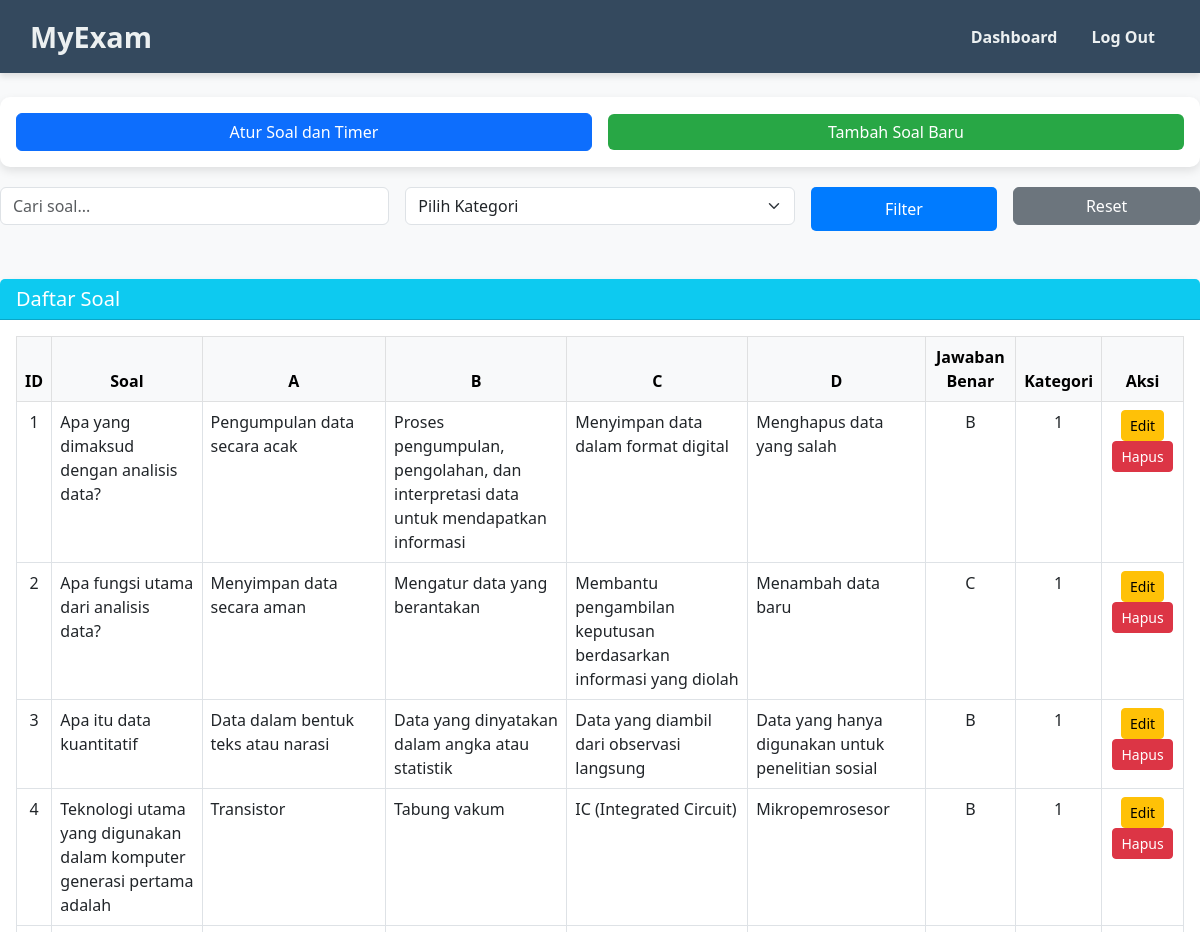
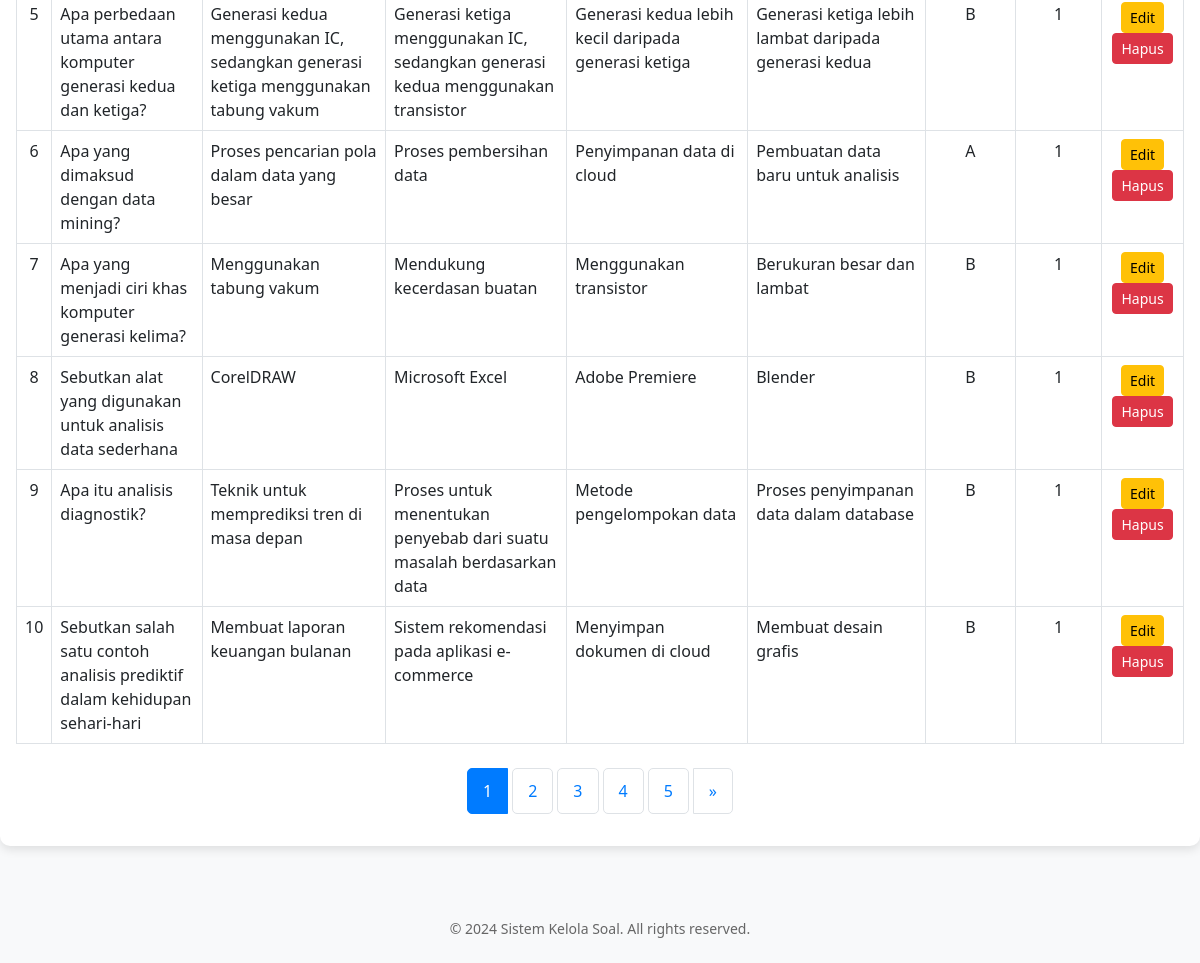
Page /admin/kelola_soal2.php (signed in) on the committed database (2 pictures, top to bottom).
### tables this page shows
CREATE TABLE `questions` (
  `id` int(11) NOT NULL,
  `question` text NOT NULL,
  `option_a` varchar(255) NOT NULL,
  `option_b` varchar(255) NOT NULL,
  `option_c` varchar(255) NOT NULL,
  `option_d` varchar(255) NOT NULL,
  `correct_option` char(1) NOT NULL,
  `kategori` char(2) NOT NULL
);

### admin/kelola_soal2.php (the view, shortened to what this page needs)
<?php
include('../db.php');
$search = isset($_GET['search']) ? $_GET['search'] : '';
$kategori_filter = isset($_GET['kategori']) ? $_GET['kategori'] : '';
$search_param = $search ? "%" . $search . "%" : null;
$count_query = "SELECT COUNT(*) FROM questions WHERE 1";
$count_stmt = $conn->prepare($count_query);
$count_stmt->execute();
$count_result = $count_stmt->get_result();
$row = $count_result->fetch_row();
$total_records = $row[0];
$limit = 10;
$total_pages = ceil($total_records / $limit);
$page = isset($_GET['page']) ? (int)$_GET['page'] : 1;
$page = ($page > $total_pages) ? $total_pages : $page;
$offset = ($page - 1) * $limit;
$query = "SELECT * FROM questions WHERE 1";
$query .= " LIMIT ?, ?";
$stmt = $conn->prepare($query);
if ($search && $kategori_filter) {
    $stmt->bind_param("ssii", $search_param, $kategori_filter, $offset, $limit);
} elseif ($search) {
    $stmt->bind_param("sii", $search_param, $offset, $limit);
} elseif ($kategori_filter) {
    $stmt->bind_param("sii", $kategori_filter, $offset, $limit);
} else {
    $stmt->bind_param("ii", $offset, $limit);
}
$stmt->execute();
$result = $stmt->get_result();
$questions = [];
while ($row = $result->fetch_assoc()) {
    $questions[] = $row;
}
?>
<!DOCTYPE html>
<html lang="id">
<head>
    <link href="https://cdn.jsdelivr.net/npm/bootstrap@5.3.0-alpha3/dist/css/bootstrap.min.css" rel="stylesheet">
</head>
<body>
    <div class="navbar">
        <div class="brand">MyExam</div>
        <div class="menu">
            <a href="index.php">Dashboard</a>
            <a href="../logout.php">Log Out</a>
        </div>
    </div>
    <section id="action-buttons" class="mt-4">
        <div class="card">
            <div class="card-body">
                <div class="row g-3 align-items-center">
                    <div class="col-md-6 d-flex justify-content-start">
                        <button type="button" data-bs-toggle="modal" data-bs-target="#pengaturanModal" class="btn btn-primary w-100 text-white">
                            <i class="bi bi-gear-fill"></i> Atur Soal dan Timer
                        </button>
                    </div>
                    <div class="col-md-6 d-flex justify-content-end">
                        <button type="button" class="btn btn-success w-100" data-bs-toggle="modal" data-bs-target="#addQuestionModal">
                            <i class="bi bi-plus-circle"></i> Tambah Soal Baru
                        </button>
                    </div>
                </div>
            </div>
        </div>
    </section>
 <form method="GET" action="kelola_soal.php">
                    <div class="row g-3">
                        <div class="col-md-4">
                            <input type="text" name="search" class="form-control" value="<?= htmlspecialchars($search ?? '') ?>" placeholder="Cari soal...">
                        </div>
                        <div class="col-md-4">
                            <select name="kategori" class="form-select">
                                <option value="">Pilih Kategori</option>
                            </select>
                        </div>
                        <div class="col-md-2">
                            <button type="submit" class="btn btn-primary w-100">Filter</button>
                        </div>
                        <div class="col-md-2">
                            <a href="kelola_soal.php" class="btn btn-secondary w-100">Reset</a>
                        </div>
                    </div>
                </form>
    <section id="daftar-soal" class="mt-5">
        <div class="card">
            <div class="card-header bg-info text-white">
                <h5 class="mb-0">Daftar Soal</h5>
            </div>
            <div class="card-body">
        <table class="table table-bordered table-hover">
            <thead class="table-light text-center">
                <tr>
                    <th>ID</th>
                    <th>Soal</th>
                    <th>A</th>
                    <th>B</th>
                    <th>C</th>
                    <th>D</th>
                    <th>Jawaban Benar</th>
                    <th>Kategori</th>
                    <th>Aksi</th>
                </tr>
            </thead>
            <tbody>
                <?php if (!empty($questions)): ?>
                    <?php foreach ($questions as $index => $row): ?>
                        <tr>
                            <td class="text-center"><?= $index + 1 ?></td>
                            <td><?= htmlspecialchars($row['question']) ?></td>
                            <td><?= htmlspecialchars($row['option_a']) ?></td>
                            <td><?= htmlspecialchars($row['option_b']) ?></td>
                            <td><?= htmlspecialchars($row['option_c']) ?></td>
                            <td><?= htmlspecialchars($row['option_d']) ?></td>
                            <td class="text-center"><?= strtoupper($row['correct_option']) ?></td>
                            <td class="text-center"><?= htmlspecialchars($row['kategori']) ?></td>
                            <td class="text-center">
                                <a href="edit_soal.php?id=<?= $row['id'] ?>" class="btn btn-warning btn-sm">Edit</a>
                                <a href="#" class="btn btn-danger btn-sm" data-bs-toggle="modal" data-bs-target="#confirmModal" onclick="setDeleteLink('kelola_soal.php?delete=<?= $row['id'] ?>')">Hapus</a>
                            </td>
                        </tr>
                    <?php endforeach; ?>
                <?php else: ?>
                    <tr>
                        <td colspan="9" class="text-center">Tidak ada soal yang ditemukan.</td>
                    </tr>
                <?php endif; ?>
            </tbody>
        </table>
        <nav aria-label="Page navigation" class="mt-4">
            <ul class="pagination justify-content-center">
                <?php for ($i = 1; $i <= $total_pages; $i++): ?>
                    <li class="page-item <?= ($i == $page) ? 'active' : ''; ?>">
                        <a class="page-link" href="kelola_soal.php?page=<?= $i ?>&search=<?= urlencode($search) ?>&kategori=<?= urlencode($kategori_filter) ?>"><?= $i ?></a>
                    </li>
                <?php endfor; ?>
                <?php if ($page < $total_pages): ?>
                    <li class="page-item">
                        <a class="page-link" href="kelola_soal.php?page=<?= $page + 1 ?>&search=<?= urlencode($search) ?>&kategori=<?= urlencode($kategori_filter) ?>" aria-label="Next">
                            <span aria-hidden="true">&raquo;</span>
                        </a>
                    </li>
                <?php endif; ?>
            </ul>
        </nav>
    </section>
    <footer class="mt-5 p-4 bg-light text-center">
        &copy; 2024 Sistem Kelola Soal. All rights reserved.
    </footer>
</body>
</html>

### admin/kelola_soal2.php (style rules this page uses)
body { background-color: #f8f9fa; }
.card-header { font-size: 1.2rem; font-weight: 600; }
.card { border: none; border-radius: 10px; box-shadow: 0 4px 10px rgba(0, 0, 0, 0.1); }
.btn-success { background-color: #28a745; border: none; }
footer { margin-top: 30px; text-align: center; font-size: 14px; color: #666; }
.navbar { display: flex; justify-content: space-between; align-items: center; padding: 15px 30px; background-color: #34495e; color: white; box-shadow: 0 4px 6px rgba(0, 0, 0, 0.1); position: sticky; top: 0; z-index: 1000; }
.navbar .brand { font-size: 1.8rem; font-weight: bold; color: #ecf0f1; }
.navbar .menu a { color: #ecf0f1; text-decoration: none; margin: 0 15px; font-size: 1rem; font-weight: 600; transition: color 0.3s ease; }
.pagination { display: flex; justify-content: center; align-items: center; margin-top: 20px; }
.pagination .page-link { background-color: #fff; color: #007bff; border: 1px solid #dee2e6; padding: 10px 15px; margin: 0 5px; border-radius: 5px; font-size: 1rem; transition: background-color 0.3s, color 0.3s; }
.pagination .page-item.active .page-link { background-color: #007bff; color: white; border-color: #007bff; }
.pagination .page-item:first-child .page-link { border-radius: 5px 0 0 5px; }
.pagination .page-item:last-child .page-link { border-radius: 0 5px 5px 0; }
button[type="submit"] { background-color: #007bff; color: white; font-size: 16px; padding: 10px 20px; border: none; border-radius: 5px; cursor: pointer; transition: background-color 0.3s ease; }
form { margin-top: 20px; }

### rows in the picture
questions: question "Apa yang dimaksud dengan analisis data?", option_a "Pengumpulan data secara acak", option_b "Proses pengumpulan, pengolahan, dan interpretasi data untuk mendapatkan informasi", option_c "Menyimpan data dalam format digital", option_d "Menghapus data yang salah", correct_option "B", kategori "1"
questions: question "Apa fungsi utama dari analisis data?", option_a "Menyimpan data secara aman", option_b "Mengatur data yang berantakan", option_c "Membantu pengambilan keputusan berdasarkan informasi yang diolah", option_d "Menambah data baru", correct_option "C", kategori "1"
questions: question "Apa itu data kuantitatif", option_a "Data dalam bentuk teks atau narasi", option_b "Data yang dinyatakan dalam angka atau statistik", option_c "Data yang diambil dari observasi langsung", option_d "Data yang hanya digunakan untuk penelitian sosial", correct_option "B", kategori "1"
questions: question "Teknologi utama yang digunakan dalam komputer generasi pertama adalah", option_a "Transistor", option_b "Tabung vakum", option_c "IC (Integrated Circuit)", option_d "Mikropemrosesor", correct_option "B", kategori "1"
questions: question "Apa perbedaan utama antara komputer generasi kedua dan ketiga?", option_a "Generasi kedua menggunakan IC, sedangkan generasi ketiga menggunakan tabung vakum", option_b "Generasi ketiga menggunakan IC, sedangkan generasi kedua menggunakan transistor", option_c "Generasi kedua lebih kecil daripada generasi ketiga", option_d "Generasi ketiga lebih lambat daripada generasi kedua", correct_option "B", kategori "1"
questions: question "Apa yang dimaksud dengan data mining?", option_a "Proses pencarian pola dalam data yang besar", option_b "Proses pembersihan data", option_c "Penyimpanan data di cloud", option_d "Pembuatan data baru untuk analisis", correct_option "A", kategori "1"
questions: question "Apa yang menjadi ciri khas komputer generasi kelima?", option_a "Menggunakan tabung vakum", option_b "Mendukung kecerdasan buatan", option_c "Menggunakan transistor", option_d "Berukuran besar dan lambat", correct_option "B", kategori "1"
questions: question "Sebutkan alat yang digunakan untuk analisis data sederhana", option_a "CorelDRAW", option_b "Microsoft Excel", option_c "Adobe Premiere", option_d "Blender", correct_option "B", kategori "1"
questions: question "Apa itu analisis diagnostik?", option_a "Teknik untuk memprediksi tren di masa depan", option_b "Proses untuk menentukan penyebab dari suatu masalah berdasarkan data", option_c "Metode pengelompokan data", option_d "Proses penyimpanan data dalam database", correct_option "B", kategori "1"
questions: question "Sebutkan salah satu contoh analisis prediktif dalam kehidupan sehari-hari", option_a "Membuat laporan keuangan bulanan", option_b "Sistem rekomendasi pada aplikasi e-commerce", option_c "Menyimpan dokumen di cloud", option_d "Membuat desain grafis", correct_option "B", kategori "1"
